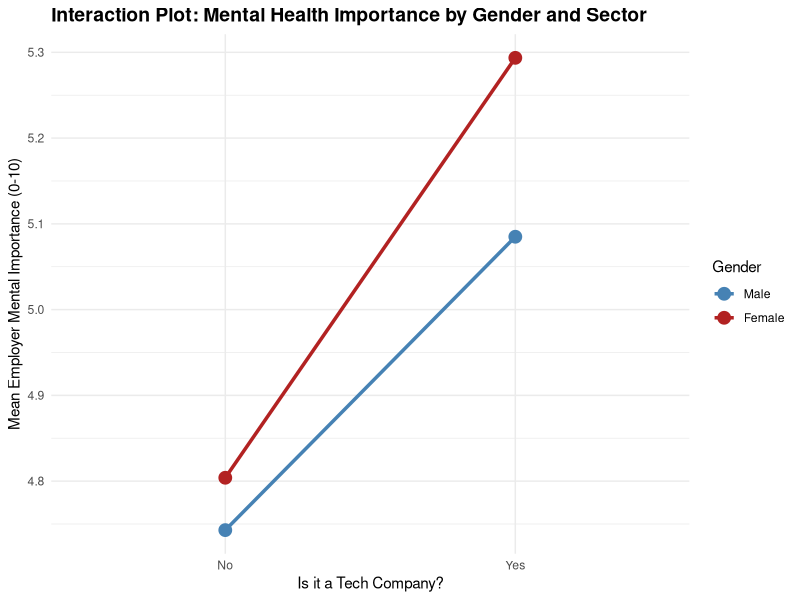
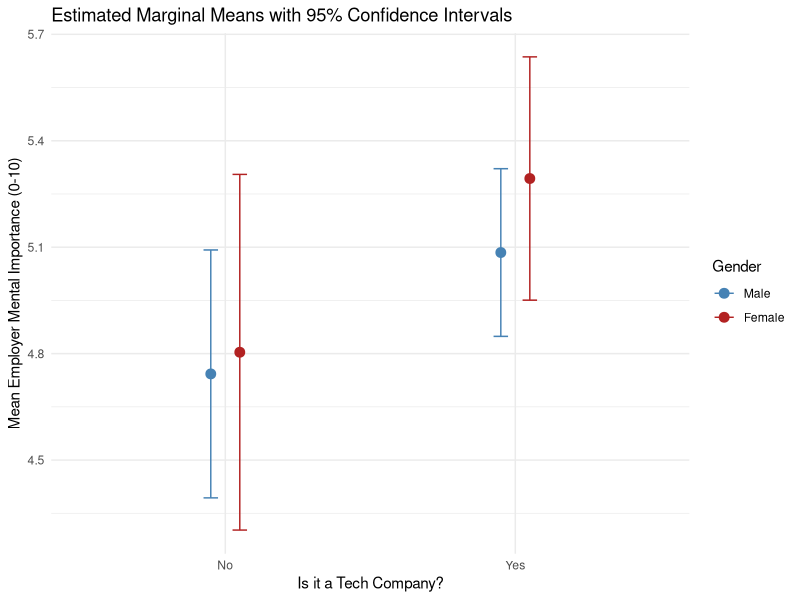
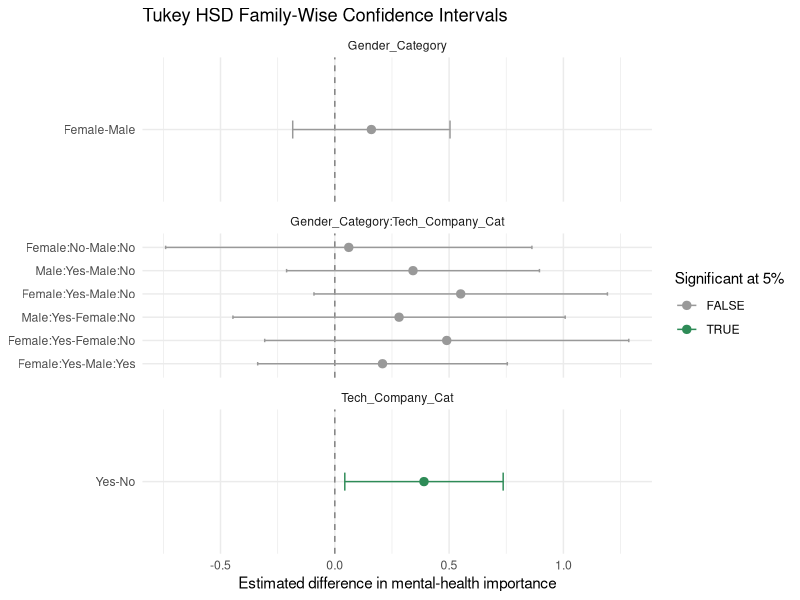

These charts were generated, in order, by the following R code:
## ---- chunk 1
knitr::opts_knit$set(root.dir = ".")
knitr::opts_chunk$set(echo = TRUE, warning = FALSE, message = FALSE)
## ---- chunk 2
library(tidyverse)
library(car)
library(knitr)

# Load data and filter strictly for Male and Female
data <- read.csv("dataset/osmi_clean_combined.csv") %>%
  filter(Gender_Category %in% c("Female", "Male")) %>%
  mutate(
    Gender_Category = factor(Gender_Category, levels = c("Male", "Female")),
    Tech_Company_Cat = factor(Tech_Company_Cat, levels = c("No", "Yes"))
  )

cat("Sample size for ANOVA:", nrow(data), "observations\n")

# Calculate means for the interaction plot
interaction_data <- data %>%
  group_by(Gender_Category, Tech_Company_Cat) %>%
  summarise(Mean_Importance = mean(Employer_Mental_Importance, na.rm = TRUE), .groups = 'drop')

kable(interaction_data, digits = 2, caption = "Mean Employer Mental Importance by Group")

# Interaction Plot
ggplot(interaction_data, aes(x = Tech_Company_Cat, y = Mean_Importance, 
                             color = Gender_Category, group = Gender_Category)) +
  geom_line(linewidth = 1.2) +
  geom_point(size = 4) +
  scale_color_manual(values = c("Male" = "steelblue", "Female" = "firebrick")) +
  theme_minimal() +
  labs(
    title = "Interaction Plot: Mental Health Importance by Gender and Sector",
    x = "Is it a Tech Company?",
    y = "Mean Employer Mental Importance (0-10)",
    color = "Gender"
  ) +
  theme(plot.title = element_text(face = "bold", size = 14))
## ---- chunk 3
# Set orthogonal contrasts for Type III ANOVA
options(contrasts = c("contr.sum", "contr.poly"))

# Fit the linear model
anova_model <- lm(Employer_Mental_Importance ~ Gender_Category * Tech_Company_Cat, data = data)

# 1. Normality Test (Shapiro-Wilk)
# Shapiro-Wilk rejects at N=989 because it is oversensitive to trivial departures on this bounded scale.
shapiro_res <- shapiro.test(resid(anova_model))

# 2. Homoscedasticity Test (Levene's Test)
levene_res <- car::leveneTest(Employer_Mental_Importance ~ Gender_Category * Tech_Company_Cat, data = data)

cat("Shapiro-Wilk Test for Normality:\n")
cat("W =", round(shapiro_res$statistic, 3), ", p-value =", signif(shapiro_res$p.value, 3), "\n\n")
cat("Levene's Test for Homoscedasticity:\n")
cat("F =", round(levene_res$`F value`[1], 3), ", p-value =", round(levene_res$`Pr(>F)`[1], 3), "\n")
## ---- chunk 4
# Type III ANOVA
anova_results <- car::Anova(anova_model, type = 3)
print(anova_results)
## ---- chunk 5
library(emmeans)

# Type III-adjusted estimated marginal means for the sector main effect
emm_sector <- emmeans(anova_model, ~ Tech_Company_Cat)

sector_emm_tbl <- as.data.frame(emm_sector) %>%
  select(Tech_Company_Cat, emmean, SE, lower.CL, upper.CL) %>%
  mutate(across(c(emmean, SE, lower.CL, upper.CL), ~ round(.x, 2)))

kable(sector_emm_tbl,
      caption = "Estimated marginal means for company sector (95% CI)")

# Pairwise contrast: tech (Yes) vs non-tech (No)
sector_diff <- as.data.frame(
  summary(pairs(emm_sector, reverse = TRUE), infer = c(TRUE, TRUE))
)

sector_est <- round(sector_diff$estimate[1], 2)
sector_lo  <- round(sector_diff$lower.CL[1], 2)
sector_hi  <- round(sector_diff$upper.CL[1], 2)
sector_p   <- format.pval(sector_diff$p.value[1], digits = 3, eps = 0.001)

kable(
  sector_diff[, c("contrast", "estimate", "SE", "lower.CL", "upper.CL", "p.value")] %>%
    mutate(across(c(estimate, SE, lower.CL, upper.CL), ~ round(.x, 2))),
  caption = "Pairwise sector contrast (tech vs non-tech)"
)

# Scalars for inline text
emm_sector_df <- as.data.frame(emm_sector)
emm_no  <- round(emm_sector_df$emmean[1], 2)
emm_yes <- round(emm_sector_df$emmean[2], 2)
no_lo   <- round(emm_sector_df$lower.CL[1], 2)
no_hi   <- round(emm_sector_df$upper.CL[1], 2)
yes_lo  <- round(emm_sector_df$lower.CL[2], 2)
yes_hi  <- round(emm_sector_df$upper.CL[2], 2)

# Partial eta-squared for the significant sector effect
partial_eta_sector <- anova_results["Tech_Company_Cat", "Sum Sq"] /
  (anova_results["Tech_Company_Cat", "Sum Sq"] +
     anova_results["Residuals", "Sum Sq"])
## ---- chunk 6
emm_cells <- as.data.frame(emmeans(anova_model, ~ Gender_Category * Tech_Company_Cat))

ggplot(emm_cells, aes(x = Tech_Company_Cat, y = emmean, color = Gender_Category)) +
  geom_point(size = 3, position = position_dodge(width = 0.2)) +
  geom_errorbar(aes(ymin = lower.CL, ymax = upper.CL), width = 0.1,
                position = position_dodge(width = 0.2)) +
  scale_color_manual(values = c("Male" = "steelblue", "Female" = "firebrick")) +
  theme_minimal() +
  labs(
    title = "Estimated Marginal Means with 95% Confidence Intervals",
    x = "Is it a Tech Company?",
    y = "Mean Employer Mental Importance (0-10)",
    color = "Gender"
  )
## ---- chunk 7
aov_model <- aov(Employer_Mental_Importance ~ Gender_Category * Tech_Company_Cat, data = data)
tukey <- TukeyHSD(aov_model)

tukey_raw <- bind_rows(lapply(names(tukey), function(term) {
  m <- as.data.frame(tukey[[term]])
  m$Term <- term
  m$Comparison <- rownames(m)
  m
})) %>%
  mutate(Significant = `p adj` < 0.05)

tukey_tbl <- tukey_raw %>%
  mutate(across(c(diff, lwr, upr), ~ round(.x, 3)),
         `p adj` = format.pval(`p adj`, digits = 3, eps = 0.001))

kable(tukey_tbl, caption = "Tukey HSD family-wise comparisons (95% CI)")

# Scalars for inline text
hsd_row <- tukey_raw[tukey_raw$Term == "Tech_Company_Cat", ]
hsd_diff <- round(hsd_row$diff, 2)
hsd_lo   <- round(hsd_row$lwr, 2)
hsd_hi   <- round(hsd_row$upr, 2)
hsd_p    <- format.pval(hsd_row$`p adj`, digits = 3, eps = 0.001)
## ---- chunk 8
tukey_plot_df <- tukey_raw %>%
  mutate(Comparison = factor(Comparison, levels = rev(Comparison)))

ggplot(tukey_plot_df, aes(x = diff, y = Comparison, color = Significant)) +
  geom_vline(xintercept = 0, linetype = "dashed", color = "grey50") +
  geom_point(size = 2.5) +
  geom_errorbar(aes(xmin = lwr, xmax = upr), orientation = "y", width = 0.15) +
  scale_color_manual(values = c("FALSE" = "grey60", "TRUE" = "seagreen")) +
  facet_wrap(~Term, scales = "free_y", ncol = 1) +
  theme_minimal() +
  labs(
    title = "Tukey HSD Family-Wise Confidence Intervals",
    x = "Estimated difference in mental-health importance", y = NULL,
    color = "Significant at 5%"
  )
